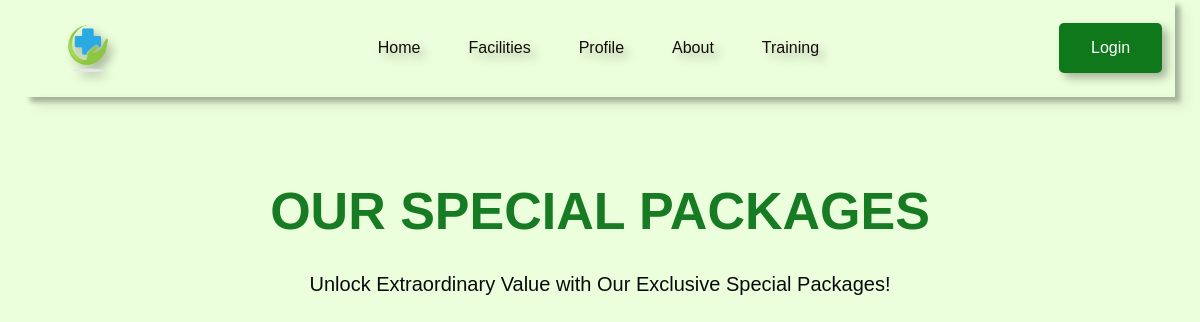
The app's page /sessions/5/, older data.
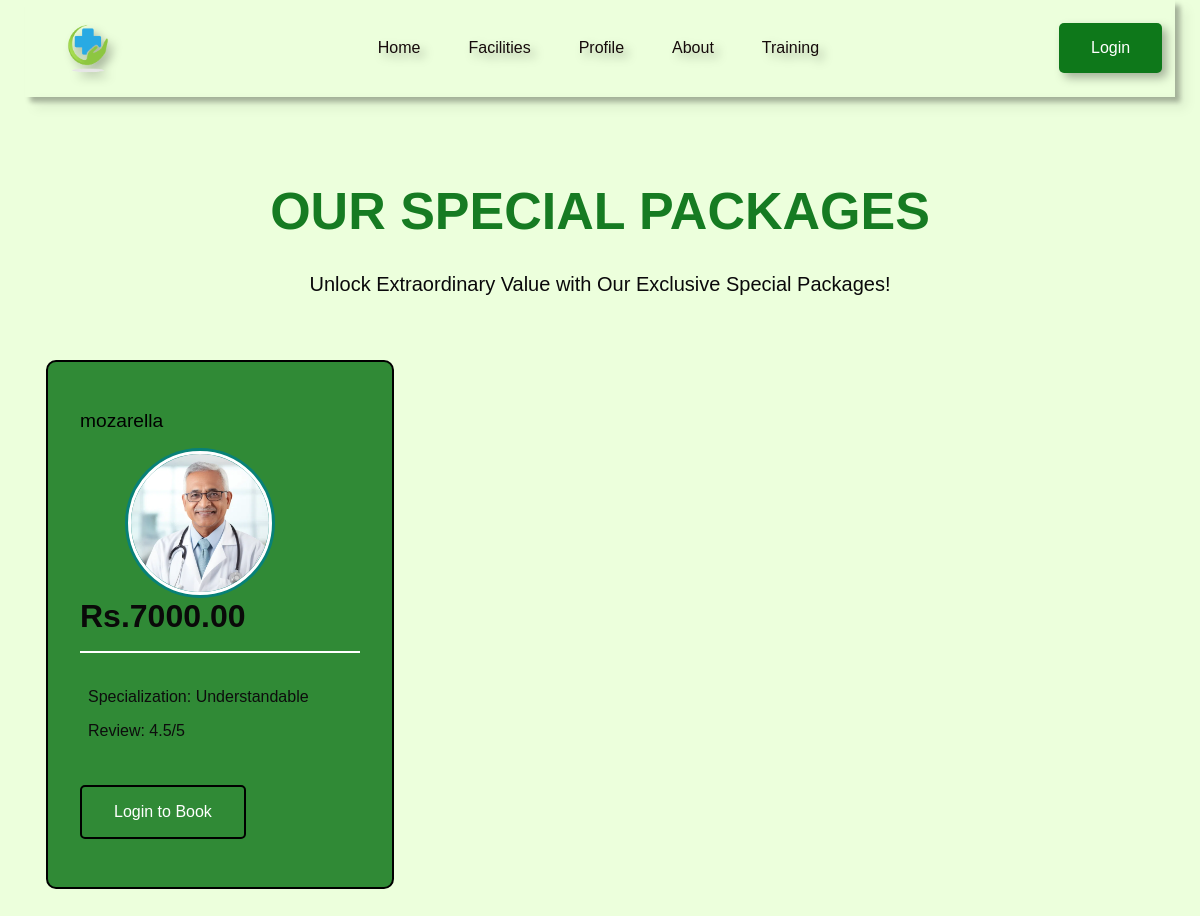
The same page, newer data.
### module1/models.py (models this page shows, shortened)
class Therapist(models.Model):
    user = models.OneToOneField(User, on_delete=models.CASCADE)
    qualification = models.CharField(max_length=50)
    gender = models.CharField(max_length=10)
    phone_no = models.CharField(max_length=15)
    specialization = models.CharField(max_length=50)
    earnings = models.DecimalField(max_digits=10, decimal_places=2, default=1000.0)

class Sessions(models.Model):
    therapist = models.ManyToManyField(Therapist, blank=True)
    session_id = models.AutoField(primary_key=True)
    facility = models.CharField(max_length=50)
    description = models.TextField()
    price = models.DecimalField(max_digits=10, decimal_places=2, default=1000.00)
    default_datetime = models.DateTimeField(default="2006-10-25 14:30:59")

### module1/views.py (the view)
# urls.py: path('sessions', views.sessions, name='sessions'),
def sessions(request, session_id):
    session = get_object_or_404(Sessions, session_id=session_id)
    therapists = Therapist.objects.filter(sessions=session)
    context = {
        'session': session,
        'therapists': therapists,
    }
    return render(request, 'sessions.html', context)

### Templates/sessions.html (shortened to what this page needs)
<!DOCTYPE html>
<html lang="en">
<head>
    {% load static %}
    <link rel="stylesheet" href="https://pro.fontawesome.com/releases/v5.10.0/css/all.css" />
    <link href="https://cdn.jsdelivr.net/npm/remixicon@3.5.0/fonts/remixicon.css" rel="stylesheet">
    <link rel="stylesheet" href="{% static 'style.css' %}">
</head>
<body>
    <nav>
        <div class="nav-logo">
            <a href="#"><img src="{% static 'images/clinic.png' %}"></a>
        </div>
        <ul class="nav-link">
            <li class="link"><a href="{% url 'index' %}">Home</a></li>
            <li class="link"><a href="{% url 'service' %}">Facilities</a></li>
            {% if user.is_authenticated %}
            <li class="link"><a href="{% url 'profile' %}">Profile</a></li>
            {% else %}
            <li class="link"><a href="{% url 'auth' %}">Profile</a></li>
            {% endif %}
            <li class="link"><a href="#">About</a></li>
            <li class="link"><a href="#">Training</a></li>
        </ul>
        {% if user.is_authenticated %}
        <a href="{% url 'logout' %}"><button class="btn">Logout</button></a>
        {% else %}
        <a href="{% url 'auth' %}"><button class="btn">Login</button></a>
        {% endif %}
    </nav><br><br>
    <section class="sec_container price_container">
        <h2 class="sec_header">OUR SPECIAL PACKAGES</h2>
        <p class="sec_subheader1">
            Unlock Extraordinary Value with Our Exclusive Special Packages!
        </p>
        <div class="price_grid">
            {% for therapist in therapists %}
            <div class="price_card">
                <div class="price_card_content">
                    <h4>{{ therapist.user.username }}</h4>
                    <div class="card-image">
                        <img src="{% static 'images/Doc1.webp' %}" class="card-img" alt="">
                    </div>
                    <h3>Rs.{{ session.price }}</h3>
                    <p>
                        Specialization: {{ therapist.specialization }}
                    </p>
                    <p>
                        Review: 4.5/5
                    </p>
                </div>
                {% if user.is_authenticated %}
                <a href="{% url 'book' therapist.id %}"><button class="btn price_btn">Book Now</button></a>
                {% else %}
                <a href="{% url 'auth' %}"><button class="btn price_btn">Login to Book</button></a>
                {% endif %}
            </div>
            {% endfor %}
        </div>
    </section>
</body>
</html>

Row changes from the older to the newer data that the page shows:
added Therapist: user.username "mozarella", specialization "Understandable"
now on this page (row edited): Sessions: price "7000.00"
